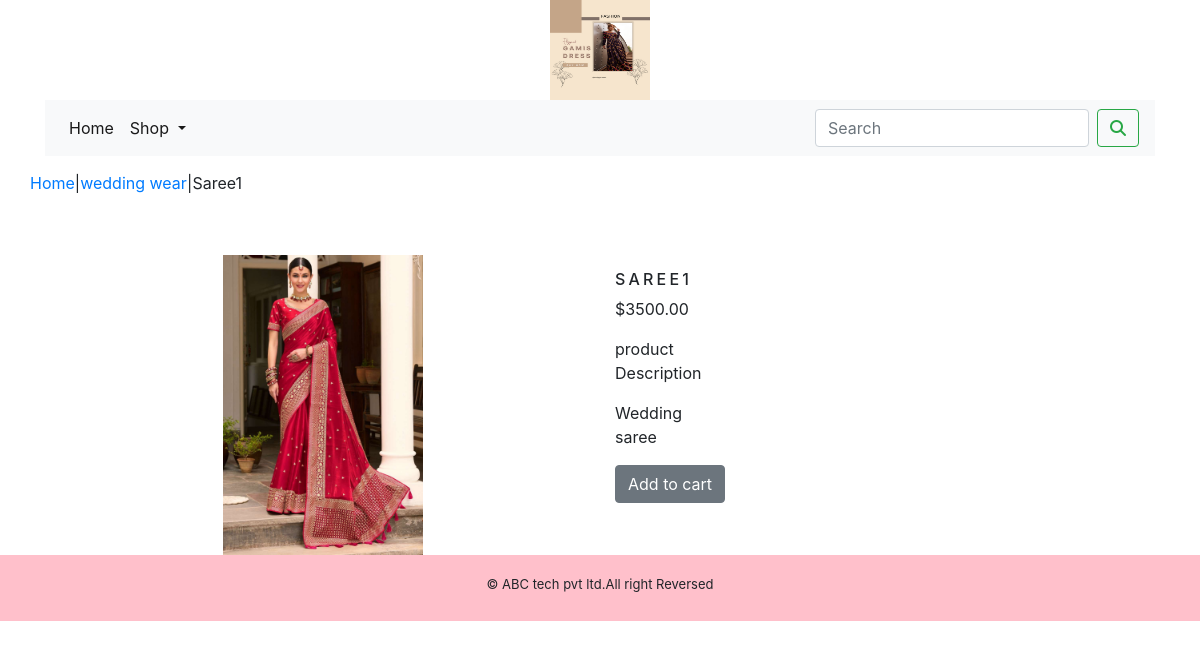
Page /shop/wedding-wear/saree1/ on the committed database.
### shop/models.py (models this page shows, shortened)
class Product(models.Model):
    name = models.CharField(max_length=250, unique=True)
    slug = models.SlugField(max_length=250, unique=True)
    description = models.TextField(blank=True)
    price = models.DecimalField(max_digits=10, decimal_places=2)
    category = models.ForeignKey(Category, on_delete=models.CASCADE)
    image = models.ImageField(upload_to='product', blank=True)
    stock = models.IntegerField()
    available = models.BooleanField(default=True)
    created = models.DateTimeField(auto_now_add=True)
    updated = models.DateTimeField(auto_now=True)
    class Meta:
        ordering = ('name',)
        verbose_name = 'product'
        verbose_name_plural = 'products'

class Category(models.Model):
    name = models.CharField(max_length=250, unique=True)
    slug = models.SlugField(max_length=250, unique=True)
    description = models.TextField(blank=True)
    image = models.ImageField(upload_to='category', blank=True)
    class Meta:
        ordering = ('name',)
        verbose_name = 'category'
        verbose_name_plural = 'categories'
    def get_url(self):
         return reverse('shop:products_by_category',args=[self.slug])
    def __str__(self):
        return '{}'.format(self.name)

### shop/views.py (the view)
# urls.py: path('<slug:c_slug>/<slug:product_slug>/', views.proDetail, name='prodCatdetail'),
def proDetail(request,c_slug,product_slug):
    try:
        product=Product.objects.get(category__slug=c_slug,slug=product_slug)
    except Exception as e:
        raise e
    return render(request,'product.html',{'product':product})

### cart/context_processors.py (called while the page is built)
def counter (request):
    item_count=0
    if 'admin' in request.path:
        return {}
    else:
        try:
            cart=Cart.objects.filter(cart_id=_cart_id(request))
            car_items=CartItem.objects.all().filter(cart=cart[:1])
            for cart_item in car_items:
                item_count+=cart_item.quantity
        except Cart.DoesNotExist:
            item_count=0
    return dict(item_count=item_count)

### cart/views.py (called while the page is built)
def _cart_id(request):
    cart=request.session.session_key
    if not cart:
        cart=request.session.create()
    return cart

### shop/context_processors.py (called while the page is built)
def menu_links(request):
    links=Category.objects.all()
    return dict(links=links)

### templates/product.html (shortened to what this page needs)
{% extends  'base.html' %}
{% load static %}
  {% block content %}
<div class="row my_prod_row_class">
    <div class="mx_auto">
        <p> <a href="{% url 'shop:allProdCat' %}">Home</a>|<a href="{{product.category.get_url}}">{{product.category}}</a>|{{product.name}}</p>
    </div>
</div>
<div class="container">
<br>
<div class="row">
    <div class="col-md-12 col-sm-12-col-md-12 col-lg-6 text-center">
        <div style="min-width:18rem">
            <img src="{{product.image.url}}" alt="{{product.name}}" style="width:200px; height:300px;">
        </div>
    </div>
    <div>
        <div class="col-md-12 col-sm-12 col-md-12 col-lg-6">
            <h1 class="my_prod_title"> {{product.name}}</h1>
            <p>${{product.price}}</p>
            <p class="my_title">product Description</p>
            <p class="text-justify my_prod_text">{{product.description}}</p>
            {% if product.stock <= 0 %}
            <p class="text-justify my_prod_text"><b> Out of stock</b></p>
            {% else %}
            <a class="btn btn-secondary"   href="{% url 'cart:add_cart' product.id %}">Add to cart</a>
            {% endif %}
        </div>
    </div>
</div>
</div>
{% endblock %}

### static/css/custom.css (style rules this page uses)
body { font-family: 'Oswald', sans-serif; }
.my_prod_row_class { padding-top:15px; padding-bottom:20px; }
.my_prod_title { font-size:16px; text-transform:uppercase; letter-spacing:.2em; padding-top:15px; padding-bottom10px; }
.my_prod_text { padding-right:20px; }

### rows in the picture
Product: category "wedding wear", name "Saree1", image (picture), name "SAREE1", price "3500.00", description "Wedding saree"
